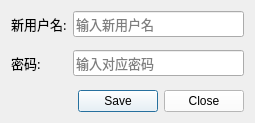
<?xml version="1.0" encoding="UTF-8"?>
<ui version="4.0">
 <class>ShiftUserForm</class>
 <widget class="QDialog" name="ShiftUserForm">
  <property name="geometry">
   <rect>
    <x>0</x>
    <y>0</y>
    <width>255</width>
    <height>123</height>
   </rect>
  </property>
  <property name="minimumSize">
   <size>
    <width>255</width>
    <height>123</height>
   </size>
  </property>
  <property name="maximumSize">
   <size>
    <width>255</width>
    <height>123</height>
   </size>
  </property>
  <property name="font">
   <font>
    <family>宋体</family>
    <pointsize>10</pointsize>
   </font>
  </property>
  <property name="windowTitle">
   <string>切换用户</string>
  </property>
  <property name="windowIcon">
   <iconset resource="../../../Resource.qrc">
    <normaloff>:/res/action/shift.ico</normaloff>:/res/action/shift.ico</iconset>
  </property>
  <layout class="QVBoxLayout" name="verticalLayout">
   <item>
    <layout class="QGridLayout" name="gridLayout">
     <item row="2" column="1">
      <widget class="QLineEdit" name="m_pwdEdit">
       <property name="echoMode">
        <enum>QLineEdit::Password</enum>
       </property>
       <property name="placeholderText">
        <string>输入对应密码</string>
       </property>
      </widget>
     </item>
     <item row="0" column="1">
      <widget class="QLineEdit" name="m_usernameEdit">
       <property name="placeholderText">
        <string>输入新用户名</string>
       </property>
      </widget>
     </item>
     <item row="2" column="0">
      <widget class="QLabel" name="label_2">
       <property name="text">
        <string>密码:</string>
       </property>
      </widget>
     </item>
     <item row="0" column="0">
      <widget class="QLabel" name="label">
       <property name="text">
        <string>新用户名:</string>
       </property>
      </widget>
     </item>
     <item row="1" column="1">
      <spacer name="verticalSpacer_2">
       <property name="orientation">
        <enum>Qt::Vertical</enum>
       </property>
       <property name="sizeHint" stdset="0">
        <size>
         <width>20</width>
         <height>40</height>
        </size>
       </property>
      </spacer>
     </item>
    </layout>
   </item>
   <item>
    <spacer name="verticalSpacer">
     <property name="orientation">
      <enum>Qt::Vertical</enum>
     </property>
     <property name="sizeHint" stdset="0">
      <size>
       <width>20</width>
       <height>40</height>
      </size>
     </property>
    </spacer>
   </item>
   <item>
    <layout class="QHBoxLayout" name="horizontalLayout">
     <item>
      <spacer name="horizontalSpacer">
       <property name="orientation">
        <enum>Qt::Horizontal</enum>
       </property>
       <property name="sizeHint" stdset="0">
        <size>
         <width>40</width>
         <height>20</height>
        </size>
       </property>
      </spacer>
     </item>
     <item>
      <widget class="QDialogButtonBox" name="buttonBox">
       <property name="cursor">
        <cursorShape>PointingHandCursor</cursorShape>
       </property>
       <property name="styleSheet">
        <string notr="true">background-color: rgb(255, 255, 255);</string>
       </property>
       <property name="standardButtons">
        <set>QDialogButtonBox::Close|QDialogButtonBox::Save</set>
       </property>
       <property name="centerButtons">
        <bool>true</bool>
       </property>
      </widget>
     </item>
    </layout>
   </item>
  </layout>
 </widget>
 <tabstops>
  <tabstop>m_usernameEdit</tabstop>
  <tabstop>m_pwdEdit</tabstop>
 </tabstops>
 <resources>
  <include location="../../../Resource.qrc"/>
 </resources>
 <connections/>
</ui>
